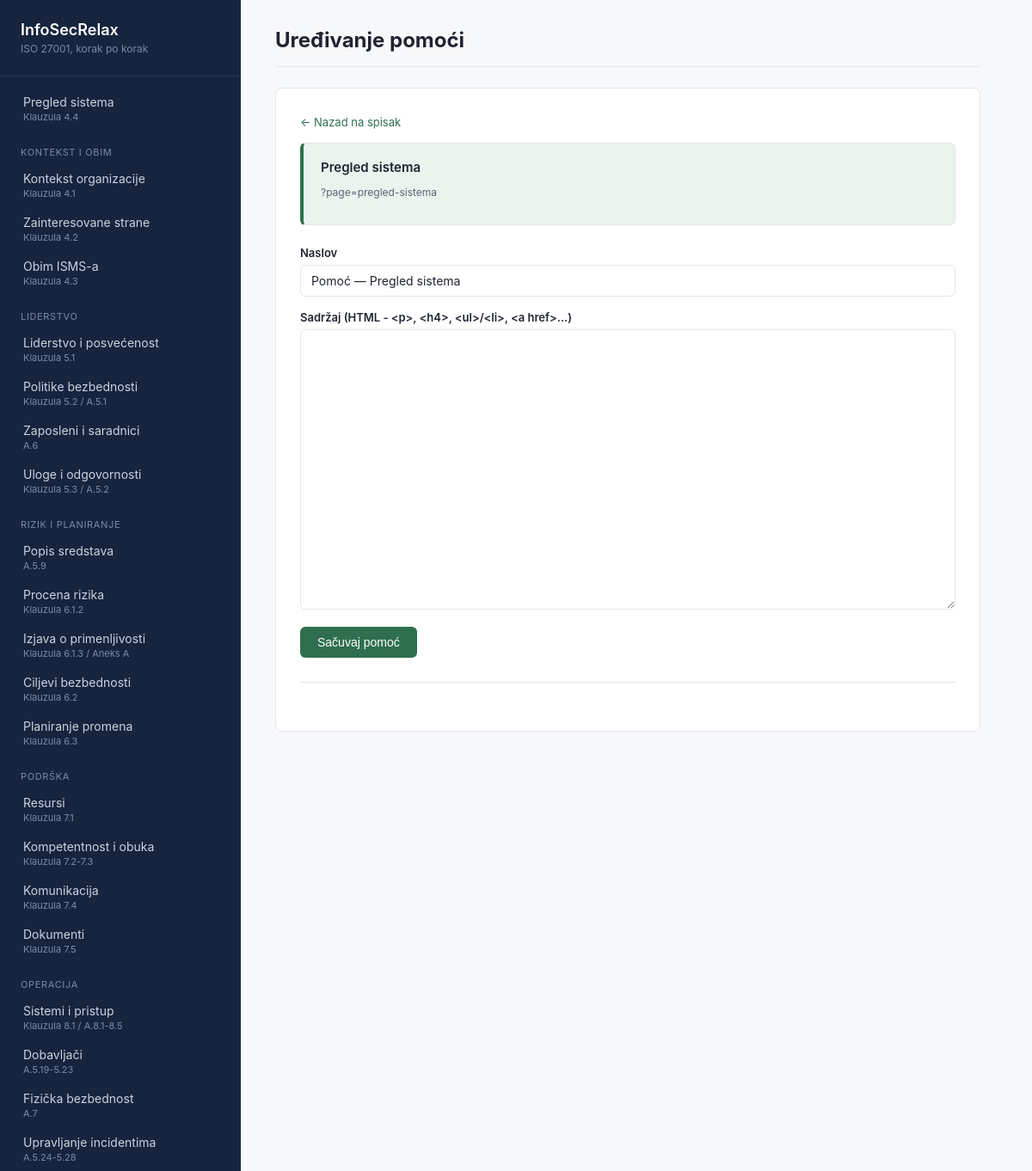
The app's page /?page=pomoc-uredjivanje&slug=pregled-sistema (upper part), older data.
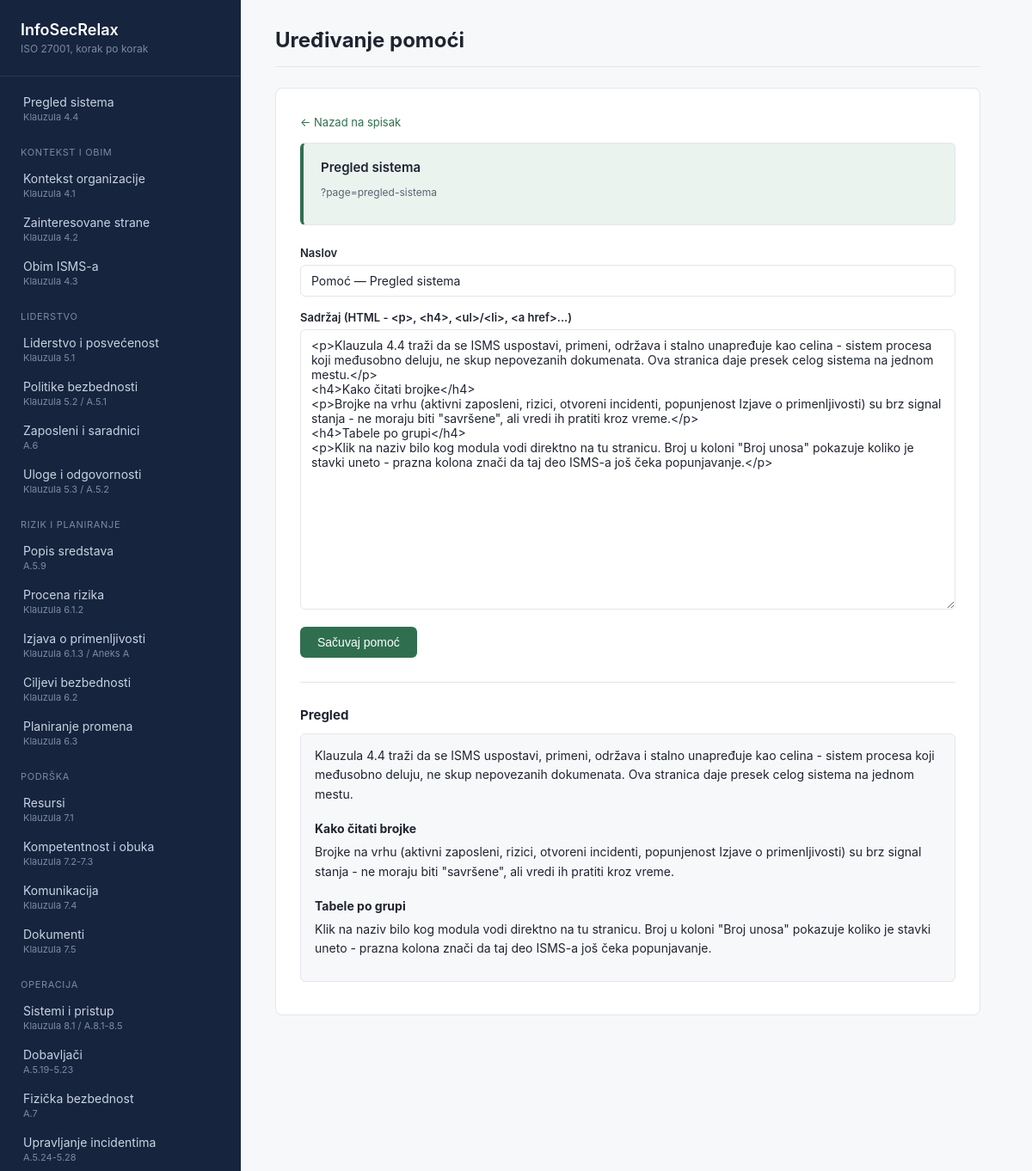
The same page, newer data.
### tables this page shows
CREATE TABLE IF NOT EXISTS help_content (
    id          BIGINT UNSIGNED AUTO_INCREMENT PRIMARY KEY,
    page_slug   VARCHAR(100) NOT NULL,
    title       VARCHAR(255) NOT NULL,
    body        TEXT NOT NULL,
    updated_at  TIMESTAMP NOT NULL DEFAULT CURRENT_TIMESTAMP ON UPDATE CURRENT_TIMESTAMP,
    UNIQUE KEY uq_help_content_slug (page_slug)
);

### src/includes/help-content.php (called while the page is built, shortened)
<?php
function getHelpContent(PDO $pdo, string $pageSlug): ?array
{
    $stmt = $pdo->prepare('SELECT * FROM help_content WHERE page_slug = :slug');
    $stmt->execute(['slug' => $pageSlug]);
    $row = $stmt->fetch();
    return $row === false ? null : $row;
}

### src/modules/pomoc-uredjivanje.php (the view, shortened to what this page needs)
<?php
require __DIR__ . '/../config/database.php';
require __DIR__ . '/../includes/help-content.php';
$pdo = getDbConnection();
$menu = require __DIR__ . '/../config/menu.php';
$requestedSlug = isset($_GET['slug'])
    ? preg_replace('/[^a-z0-9\-]/', '', (string) $_GET['slug'])
    : null;
$editingItem = null;
if ($requestedSlug !== null && $requestedSlug !== '') {
    foreach ($menu as $item) {
        if ($item['slug'] === $requestedSlug) {
            $editingItem = $item;
            break;
        }
    }
}
if ($editingItem !== null) {
    $helpContent = getHelpContent($pdo, $editingItem['slug']);
}
?>
<?php if ($editingItem !== null): ?>
    <a class="back-link" href="?page=pomoc-uredjivanje">← Nazad na spisak</a>
    <div class="scope-current">
        <div class="card-header-row">
            <span class="card-title"><?= htmlspecialchars($editingItem['title']) ?></span>
        </div>
        <p class="item-meta">?page=<?= htmlspecialchars($editingItem['slug']) ?></p>
    </div>
    <form method="post" class="factor-form">
        <div class="form-row">
            <label for="help_title">Naslov</label>
            <input type="text" name="help_title" id="help_title" required
                value="<?= htmlspecialchars($helpContent['title'] ?? ('Pomoć — ' . $editingItem['title'])) ?>">
        </div>
        <div class="form-row">
            <label for="help_body">Sadržaj (HTML - &lt;p&gt;, &lt;h4&gt;, &lt;ul&gt;/&lt;li&gt;, &lt;a href&gt;...)</label>
            <textarea name="help_body" id="help_body" rows="18"><?= htmlspecialchars($helpContent['body'] ?? '') ?></textarea>
        </div>
        <button type="submit" class="btn-primary">Sačuvaj pomoć</button>
    </form>
    <?php if (!empty($helpContent['body'])): ?>
        <h3 class="section-heading">Pregled</h3>
        <div class="factor-card">
            <div class="help-content"><?= $helpContent['body'] ?></div>
        </div>
    <?php endif; ?>
<?php endif; ?>

### src/includes/header.php (shortened to what this page needs)
<!DOCTYPE html>
<html lang="sr">
<head>
    <link rel="stylesheet" href="assets/style.css">
</head>
<body>
    <div class="app-shell">
        <aside class="sidebar">
            <div class="sidebar-brand">
                <span class="brand-name">InfoSecRelax</span>
                <span class="brand-tag">ISO 27001, korak po korak</span>
            </div>
            <nav class="sidebar-nav">
                <?php
                $lastGroup = null;
                foreach ($menu as $item):
                    if ($item['group'] !== $lastGroup):
                        $lastGroup = $item['group'];
                ?>
                <div class="nav-group-title"><?= htmlspecialchars($lastGroup) ?></div>
                <?php endif; ?>
                <a href="?page=<?= htmlspecialchars($item['slug']) ?>"
                   class="nav-link<?= $requestedSlug === $item['slug'] ? ' active' : '' ?>">
                    <span class="nav-title"><?= htmlspecialchars($item['title']) ?></span>
                    <?php if (!empty($item['iso_ref'])): ?>
                    <span class="nav-ref"><?= htmlspecialchars($item['iso_ref']) ?></span>
                    <?php endif; ?>
                </a>
                <?php endforeach; ?>
            </nav>
        </aside>
        <main class="main-content">
            <header class="content-header">
                <h1><?= htmlspecialchars($currentItem['title']) ?></h1>
            </header>
            <div class="content-body">

### src/index.php (shortened to what this page needs)
<?php
$menu = require __DIR__ . '/config/menu.php';
$requestedSlug = isset($_GET['page'])
    ? preg_replace('/[^a-z0-9\-]/', '', (string) $_GET['page'])
    : $menu[0]['slug'];
$currentItem = null;
foreach ($menu as $item) {
    if ($item['slug'] === $requestedSlug) {
        $currentItem = $item;
        break;
    }
}
require __DIR__ . '/includes/header.php';
$modulePath = __DIR__ . '/modules/' . $requestedSlug . '.php';
if (file_exists($modulePath)) {
    require $modulePath;
} else {
    require __DIR__ . '/includes/placeholder.php';
}
require __DIR__ . '/includes/footer.php';

### src/includes/footer.php (shortened to what this page needs)
            </div>
        </main>
    </div>
</body>
</html>

### src/assets/style.css (style rules this page uses)
:root { --color-bg: #f7f8fa; --color-surface: #ffffff; --color-sidebar: #16243e; --color-sidebar-text: #c9d3e0; --color-sidebar-text-muted: #7c8aa3; --color-accent: #2f6f4f; --color-accent-soft: #eaf3ee; --color-warning: #9a6b12; --color-warning-soft: #fbf1de; --color-danger: #a34036; --color-danger-soft: #fbeae7; --color-text: #1f2430; --color-text-muted: #5b6472; --color-border: #e3e6eb; --sidebar-width: 280px; }
* { box-sizing: border-box; }
body { margin: 0; font-family: -apple-system, BlinkMacSystemFont, "Segoe UI", Roboto, sans-serif; background: var(--color-bg); color: var(--color-text); }
.app-shell { display: flex; min-height: 100vh; }
.sidebar { width: var(--sidebar-width); flex-shrink: 0; background: var(--color-sidebar); padding: 24px 0 40px; overflow-y: auto; }
.sidebar-brand { padding: 0 24px 24px; border-bottom: 1px solid rgba(255, 255, 255, 0.08); margin-bottom: 12px; display: flex; flex-direction: column; gap: 4px; }
.brand-name { color: #ffffff; font-size: 18px; font-weight: 600; }
.brand-tag { color: var(--color-sidebar-text-muted); font-size: 12px; }
.nav-group-title { color: var(--color-sidebar-text-muted); font-size: 11px; text-transform: uppercase; letter-spacing: 0.06em; padding: 18px 24px 6px; }
.nav-link { display: flex; flex-direction: column; gap: 2px; padding: 9px 24px; color: var(--color-sidebar-text); text-decoration: none; font-size: 14px; border-left: 3px solid transparent; }
.nav-ref { font-size: 11px; color: var(--color-sidebar-text-muted); }
.main-content { flex: 1; padding: 32px 40px 60px; max-width: 900px; }
.content-header { display: flex; align-items: baseline; gap: 12px; margin-bottom: 24px; padding-bottom: 16px; border-bottom: 1px solid var(--color-border); }
.content-header h1 { font-size: 24px; margin: 0; }
.content-body { background: var(--color-surface); border: 1px solid var(--color-border); border-radius: 8px; padding: 28px; }
.form-row { margin-bottom: 16px; }
.form-row label { display: block; font-size: 13px; font-weight: 600; margin-bottom: 6px; }
.form-row input[type="text"], .form-row input[type="date"], .form-row input[type="number"], .form-row select, .form-row textarea { width: 100%; padding: 9px 12px; border: 1px solid var(--color-border); border-radius: 6px; font-size: 14px; font-family: inherit; color: var(--color-text); }
.form-row textarea { resize: vertical; }
.btn-primary { background: var(--color-accent); color: #ffffff; border: none; border-radius: 6px; padding: 10px 20px; font-size: 14px; font-weight: 500; cursor: pointer; }
.factor-form { padding-bottom: 28px; margin-bottom: 28px; border-bottom: 1px solid var(--color-border); }
.factor-card { background: var(--color-bg); border: 1px solid var(--color-border); border-radius: 6px; padding: 14px 16px; margin-bottom: 10px; }
.factor-card p { margin: 6px 0 8px; font-size: 14px; line-height: 1.5; }
.card-header-row { display: flex; align-items: baseline; justify-content: space-between; flex-wrap: wrap; gap: 12px; margin-bottom: 10px; }
.card-title { font-size: 15px; font-weight: 600; }
.scope-current { background: var(--color-accent-soft); border: 1px solid var(--color-border); border-left: 4px solid var(--color-accent); border-radius: 6px; padding: 18px 20px; margin-bottom: 24px; }
.item-meta { font-size: 12px; color: var(--color-text-muted); }
.section-heading { font-size: 15px; margin: 24px 0 12px; }
.section-heading:first-of-type { margin-top: 0; }
.back-link { display: inline-block; color: var(--color-accent); font-size: 13px; text-decoration: none; margin-bottom: 16px; }
.help-content h4 { font-size: 14px; margin: 20px 0 8px; }
.help-content p { font-size: 14px; line-height: 1.6; color: var(--color-text); margin: 0 0 12px; }

Row changes from the older to the newer data that the page shows:
added help_content: help_title "Pomoć — Pregled sistema", help_body "<p>Klauzula 4.4 traži da se ISMS uspostavi, primeni, održava i stalno unapređuje kao celina - sistem procesa koji međusobno deluju, ne skup nepovezanih dokumenata. Ova stranica daje presek celog sistema na jednom mestu.</p> <h4>Kako čitati brojke</h4> <p>Brojke na vrhu (aktivni zaposleni, rizici, otvoreni incidenti, popunjenost Izjave o primenljivosti) su brz signal stanja - ne moraju biti \"savršene\", ali vredi ih pratiti kroz vreme.</p> <h4>Tabele po grupi</h4> <p>Klik na naziv bilo kog modula vodi direktno na tu stranicu. Broj u koloni \"Broj unosa\" pokazuje koliko je stavki uneto - prazna kolona znači da taj deo ISMS-a još čeka popunjavanje.</p>", body "Klauzula 4.4 traži da se ISMS uspostavi, primeni, održava i stalno unapređuje kao celina - sistem procesa koji međusobno deluju, ne skup nepovezanih dokumenata. Ova stranica daje presek celog sistema na jednom mestu. Kako čitati brojke Brojke na vrhu (aktivni zaposleni, rizici, otvoreni incidenti, popunjenost Izjave o primenljivosti) su brz signal stanja - ne moraju biti \"savršene\", ali vredi ih pratiti kroz vreme. Tabele po grupi Klik na naziv bilo kog modula vodi direktno na tu stranicu. Broj u koloni \"Broj unosa\" pokazuje koliko je stavki uneto - prazna kolona znači da taj deo ISMS-a još čeka popunjavanje."
Text that changed along with them:
form field help_title: "Pomoć — Pregled sistema" → (not shown)
text now shown: "Pregled"
